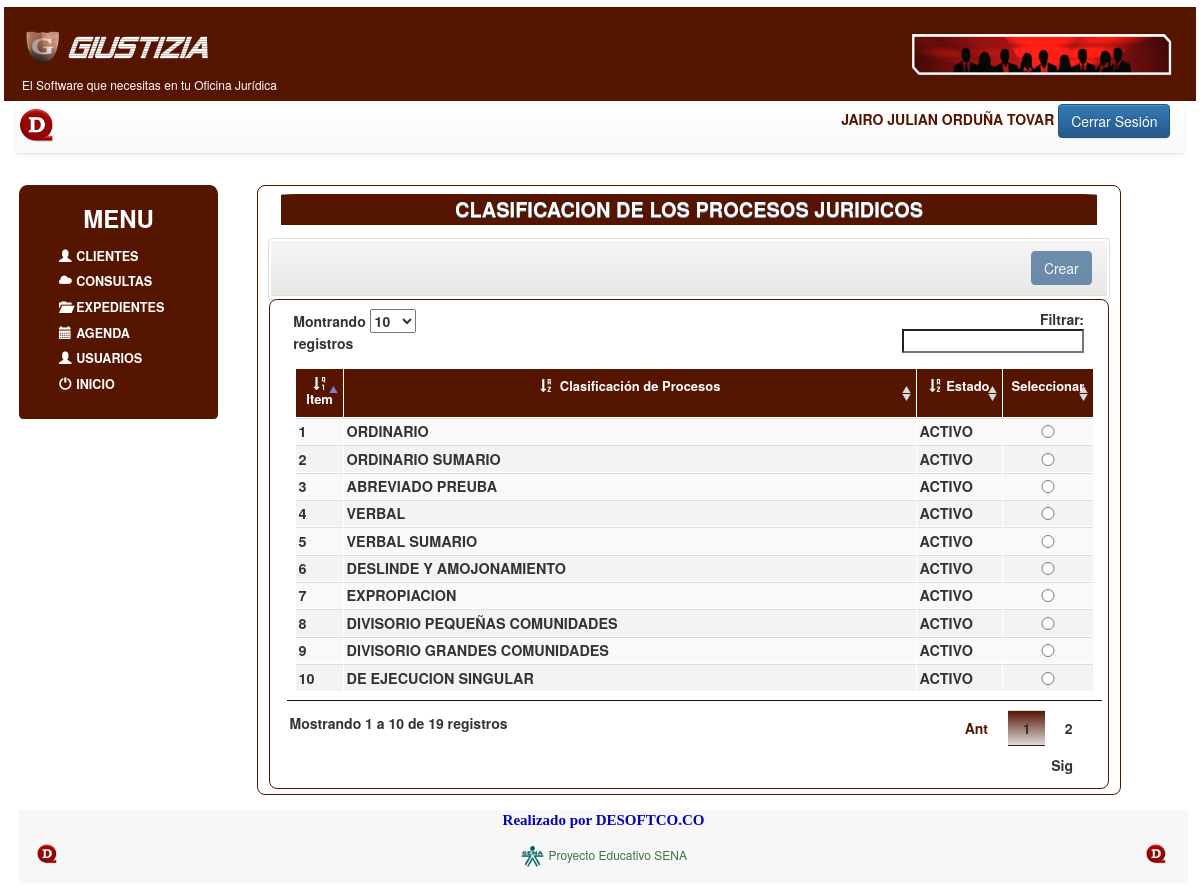
Screenshot of /vistas/frm_ListaTipoProcesos.php (signed in) with the database file from the repository.
### tables this page shows
CREATE TABLE `tbl_clasificacionproceso` (
  `clapro_Id` int(11) NOT NULL,
  `clapro_ClasificacionProceso` varchar(60) NOT NULL,
  `clapro_Estado` int(11) NOT NULL
);

CREATE TABLE `tbl_estados` (
  `estado_Id` int(11) NOT NULL,
  `estado_Estado` varchar(10) NOT NULL
);

### model/usuariosModel.php (called while the page is built, shortened)
<?php
	class usuariosModel
	{
		function getTipoProceso($conexion)
		{
			$html = array();
			$qryproceso="SELECT A.clapro_Id, A.clapro_ClasificacionProceso, A.clapro_Estado, B.estado_Estado FROM tbl_clasificacionproceso A, tbl_estados B WHERE (A.clapro_Estado = B.estado_Id)";
			$qry = $conexion->query($qryproceso);
			while ($cursor = $qry->fetch_assoc())
			{
				array_push($html,$cursor);
			}
			return $html;
		}
	}
?>

### vistas/frm_ListaTipoProcesos.php (the view, shortened to what this page needs)
<?php
	$tipousuario=$_SESSION['s_tipusu'];
	include('nav.php');
	include('menu.php');
	include_once('../model/usuariosModel.php');
	$obj_model = new usuariosModel();
	$data = $obj_model -> getTipoProceso($conexion);
?>
	<article class="col-xs-12  col-sm-8 col-md-9 col-lg-9">
		<div class="ibody1 col-xs-12  col-sm-12 col-md-12 col-lg-12">
			<div align='center' class="jumbotron">
			<h8 align='center'><b>CLASIFICACION DE LOS PROCESOS JURIDICOS</b></h8>
			</div>
			<div >
				<form name="flk_TipoProcesos" id="flk_TipoProcesos" method="POST" action="flk_Tiprocesos.php">
					<div class="row">
						<div class="table-responsive">
						<div class="panel panel-default">
								<div class="panel-heading" align="right">
									<?php
										if ($tipousuario=='1'){
											echo '<input type="button" class="btn btn-primary" data-toggle="modal" data-target="#msg_crear" value="Crear" id="btn_creartiproceso" >';
											echo ' ';
											echo '<input type="submit" class="btn btn-primary" value="Editar" id="btn_Editar">';
										}
										else{
										     echo '<input type="button" class="btn btn-primary" value="Crear" disabled="disabled" >';
										    } ?>
								</div>
							<div class="ibody1 col-xs-12  col-sm-12 col-md-6 col-lg-6">
							<table id="tbl_Procesos" class="table table-striped">
								<thead>
									<td align="center"><span class="glyphicon glyphicon-sort-by-order-alt"></span><b> Item</b></td>
									<td align="center"><span class="glyphicon glyphicon-sort-by-alphabet"></span><b> Clasificación de Procesos</b></d>
									<td align="center"><span class="glyphicon glyphicon-sort-by-alphabet"></span><b> Estado</b></d>
									<td align="center"><b> Seleccionar</b></d>
								</thead>
								<tbody class="tablacontenido" align='center'>
							            <?php
											foreach ($data as $tiproceso)
											{
												print "<tr>";
												if($tiproceso["estado_Estado"]=='ACTIVO'){
												print "<th align='center'> ".$tiproceso['clapro_Id']."</th>";
												print "<th>".$tiproceso["clapro_ClasificacionProceso"]."</th>";
												print "<th>".$tiproceso["estado_Estado"]."</th>";
												echo '<td align="center">';
												echo '<input type="radio" name="tipprocesos" id="tipprocesos" value="'.$tiproceso['clapro_Id'].'" required>';
										        echo "</td>";
												}
												print "</tr>";
											}
										?>
								</tbody>
							</table>
							</div>
					</div>
				</form>
			</div>
		</div>
	</article>
	</section>
	</div>
<?php
		include('footer.php');
 ?>

### css/miestilo.css (style rules this page uses)
* { margin: 0.3%; padding: 0%; }
article { margin-right: 1%; margin-left: 1%; }
table { border: 1% solid #000549; border-radius: 1% 4% 0% 0%; margin: auto; padding: 1%; -webkit- border-radius: 1% 4% 0% 0%; -moz-border-radius: 1% 4% 0% 0%; }
table thead { background:#551500; color:#fff; }
table tr { font-size: 90%; }
table td { font-size: 90%; }
table td input { border: none; width: 60%; text-align: center; vertical-align: center; }
.ibody1 { background-color: #fff; border: 1px solid #551500; border-radius: 8px; width: 100%; margin: auto; -webkit-border-radius: 8px; -moz-border-radius: 8px; }
.jumbotron { background-color: #551500; border-radius: 3% 3% 0% 0%; margin:1% 1% 1% 1%; padding: 0.1%; -webkit- border-radius: 3% 3% 0% 0%; -moz-border-radius: 3% 3% 0% 0%; }
.jumbotron h8 { color: #fff; font-size: 20px; text-align: center; text-shadow: 0px 1px #77a5c7; }

### rows the page displays
tbl_clasificacionproceso: clapro_Id "1", clapro_ClasificacionProceso "ORDINARIO", tbl_estados.estado_Estado "ACTIVO"
tbl_clasificacionproceso: clapro_Id "2", clapro_ClasificacionProceso "ORDINARIO SUMARIO", tbl_estados.estado_Estado "ACTIVO"
tbl_clasificacionproceso: clapro_Id "3", clapro_ClasificacionProceso "ABREVIADO PREUBA", tbl_estados.estado_Estado "ACTIVO"
tbl_clasificacionproceso: clapro_Id "4", clapro_ClasificacionProceso "VERBAL", tbl_estados.estado_Estado "ACTIVO"
tbl_clasificacionproceso: clapro_Id "5", clapro_ClasificacionProceso "VERBAL SUMARIO", tbl_estados.estado_Estado "ACTIVO"
tbl_clasificacionproceso: clapro_Id "6", clapro_ClasificacionProceso "DESLINDE Y AMOJONAMIENTO", tbl_estados.estado_Estado "ACTIVO"
tbl_clasificacionproceso: clapro_Id "7", clapro_ClasificacionProceso "EXPROPIACION", tbl_estados.estado_Estado "ACTIVO"
tbl_clasificacionproceso: clapro_Id "8", clapro_ClasificacionProceso "DIVISORIO PEQUEÑAS COMUNIDADES", tbl_estados.estado_Estado "ACTIVO"
tbl_clasificacionproceso: clapro_Id "9", clapro_ClasificacionProceso "DIVISORIO GRANDES COMUNIDADES", tbl_estados.estado_Estado "ACTIVO"
tbl_clasificacionproceso: clapro_Id "10", clapro_ClasificacionProceso "DE EJECUCION SINGULAR", tbl_estados.estado_Estado "ACTIVO"

### other values shown
$_SESSION['s_nombre'] "JAIRO JULIAN"
$_SESSION['s_apellido'] "ORDUÑA TOVAR"
